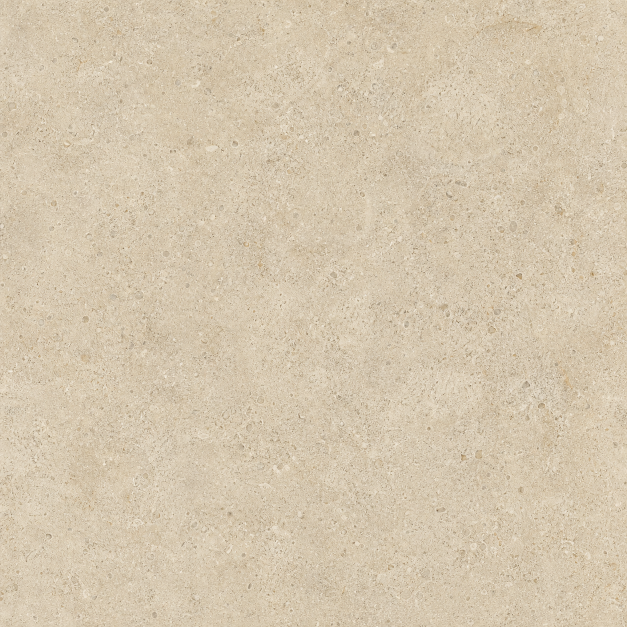
#> input picture v6/source/limestone-material.png, 1254 x 1254 px, given in place of source, which was not available (shown at 1/2 size)
$ python review_v6.py source
#> lines starting #> are read from the running program, lines starting #| are printed output that depends on the picture
"""Create a contact sheet and simple exposure/sharpness report from rendered PNGs."""
import argparse, json
from pathlib import Path
import numpy as np
from PIL import Image, ImageDraw, ImageFont

p = argparse.ArgumentParser(description=__doc__)
p.add_argument("images", nargs="+", type=Path)
p.add_argument("--out", type=Path, default=Path("review-v6"))
a = p.parse_args()
a.out.mkdir(parents=True, exist_ok=True)
rows=[]; thumbs=[]
for path in a.images:
    im=Image.open(path).convert("RGB")
#> im is the input picture: PIL image 1254x1254 RGB; mean R, G, B 212.6, 198.1, 174.1
    arr=np.asarray(im,dtype=np.float32)/255.0
    lum=arr[:,:,0]*.2126+arr[:,:,1]*.7152+arr[:,:,2]*.0722
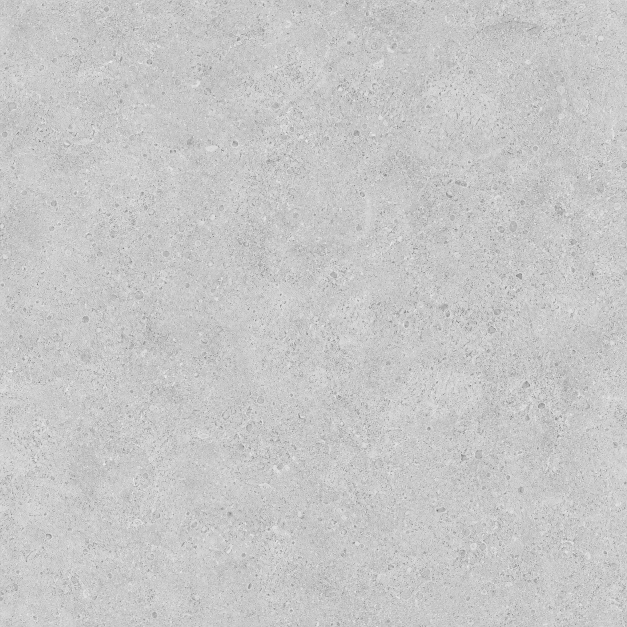
#> lum: shape (1254, 1254) float32 (shown at 1/2 size); min 0.315, max 0.97, mean 0.782
    # A simple high-frequency proxy, not a perceptual quality score.
    sharp=float(np.abs(np.diff(lum,axis=0)).mean()+np.abs(np.diff(lum,axis=1)).mean())
#> sharp = 0.0721
    row={"file":str(path),"width":im.width,"height":im.height,
         "mean_luma":round(float(lum.mean()),4),
         "shadow_fraction_below_0_02":round(float((lum<.02).mean()),4),
         "highlight_fraction_above_0_98":round(float((lum>.98).mean()),4),
         "edge_energy_proxy":round(sharp,5)}
#> row = {'file': 'source', 'width': 1254, 'height': 1254, 'mean_luma': 0.782, 'shadow_fraction_below_0_02': 0, 'highlight_fraction_above_0_98': 0, 'edge_energy_proxy': 0.0721}
    rows.append(row)
    im.thumbnail((480,270))
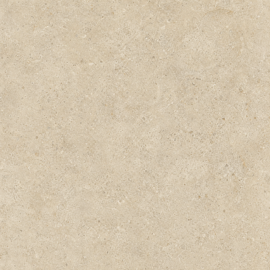
#> im: PIL image 270x270 RGB; mean R, G, B 212.7, 198.3, 174.3
    thumbs.append((im.copy(),path.name,row))
(a.out/"metrics.json").write_text(json.dumps(rows,indent=2),encoding="utf-8")
cell_w,cell_h=500,315
sheet=Image.new("RGB",(cell_w*2,cell_h*((len(thumbs)+1)//2)),"#17191c")
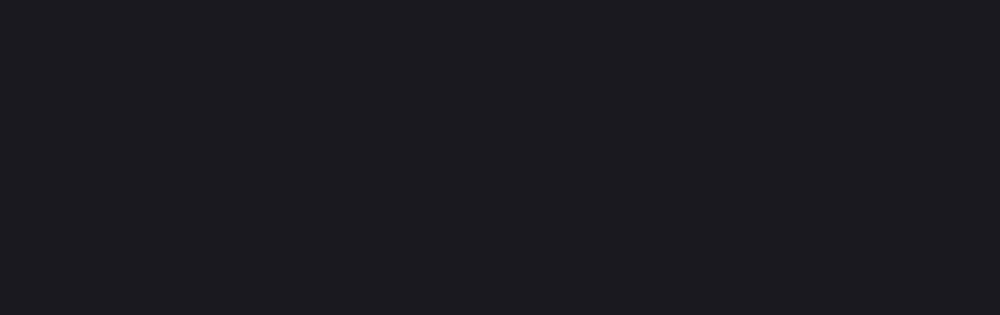
#> sheet: PIL image 1000x315 RGB; mean R, G, B 23, 25, 28
d=ImageDraw.Draw(sheet)
for i,(im,name,r) in enumerate(thumbs):
    x=(i%2)*cell_w+10;y=(i//2)*cell_h+8
    sheet.paste(im,(x,y))
    d.text((x,y+274),f"{name} | mean {r['mean_luma']:.3f} | clip {r['highlight_fraction_above_0_98']:.3f}",fill="white")
#> this loop made 1 pass
#> (name, x, y) on pass 1: ('source', 10, 8)
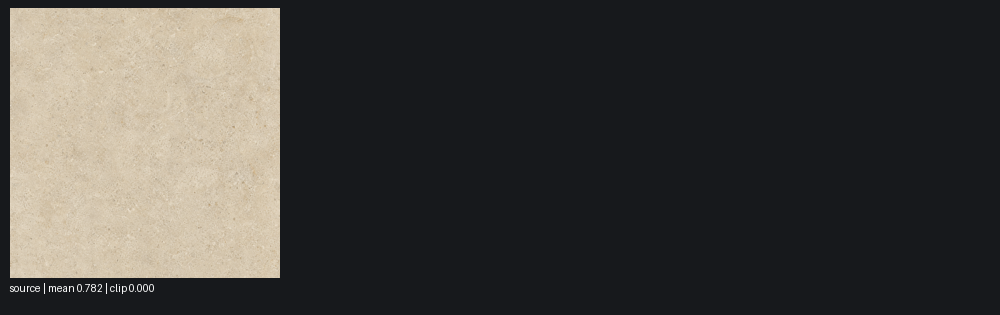
#> sheet: PIL image 1000x315 RGB; mean R, G, B 67.1, 65.3, 62.1
sheet.save(a.out/"contact-sheet.jpg",quality=92)
print(a.out/"contact-sheet.jpg")
print(a.out/"metrics.json")
print("Note: metrics are screening signals, not automatic visual approval.")
